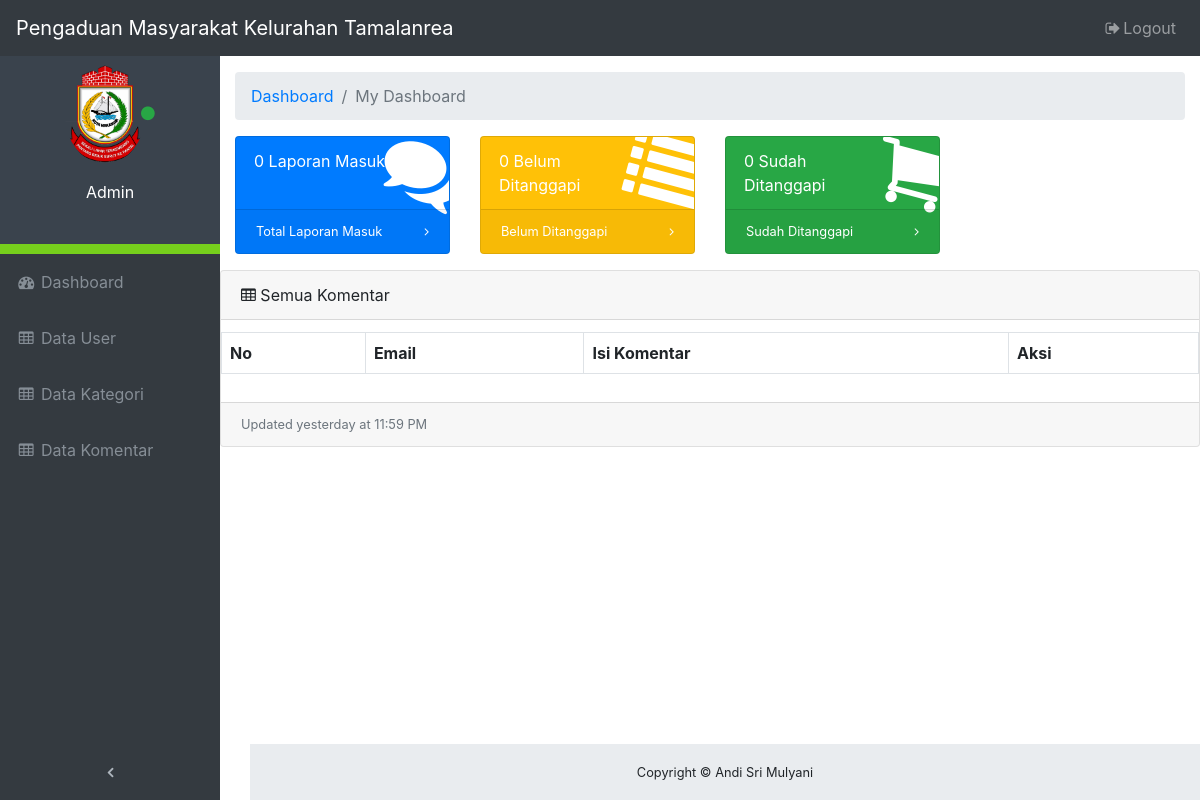
/komentar.php, run on an earlier commit of the app's database.
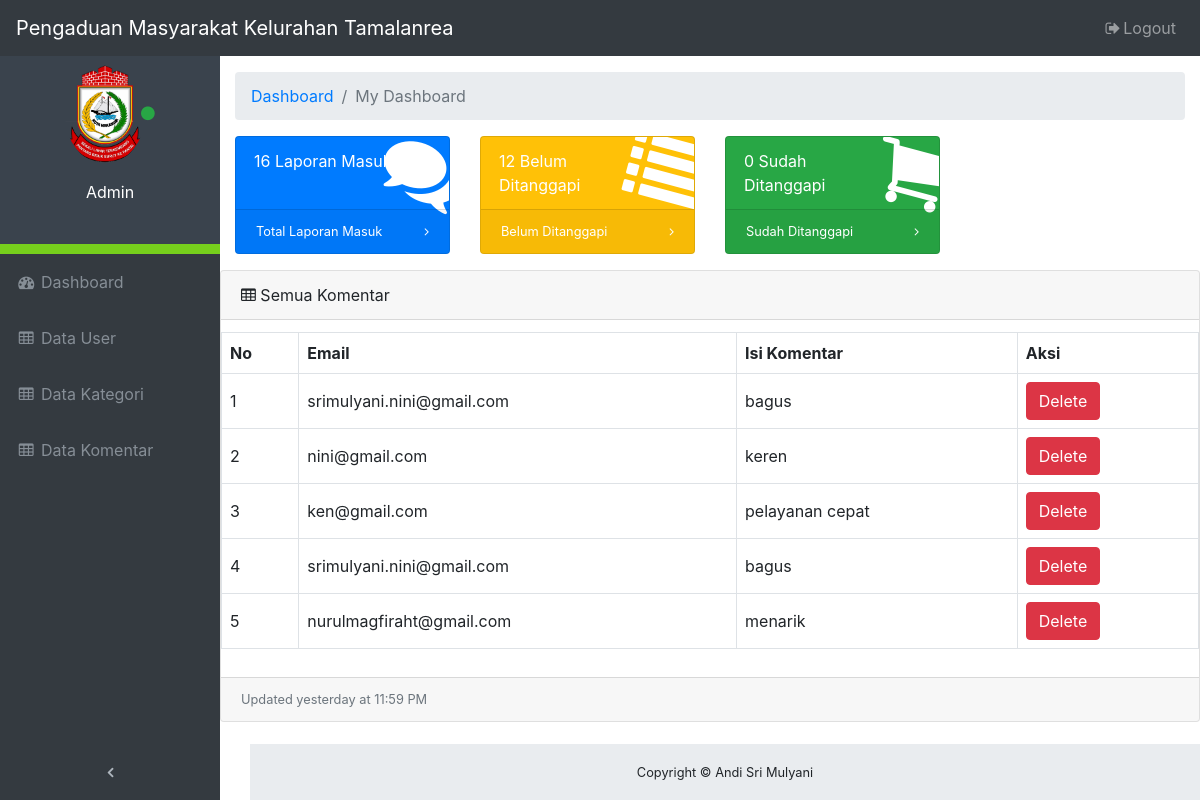
And on a later commit of the database.
### tables this page shows
CREATE TABLE `komentar` (
  `id_komentar` int(11) NOT NULL,
  `email` varchar(64) DEFAULT NULL,
  `isi_komentar` varchar(255) DEFAULT NULL
);

### komentar.php (the view, shortened to what the changed rows need)
<?php
    require_once("database.php");
    global $total_laporan_masuk, $total_laporan_menunggu, $total_laporan_ditanggapi;
    if ($id_admin > 0) {
        foreach($db->query("SELECT COUNT(*) FROM laporan WHERE laporan.tujuan = $id_admin") as $row) {
            $total_laporan_masuk = $row['COUNT(*)'];
        }
        foreach($db->query("SELECT COUNT(*) FROM laporan WHERE status = \"Ditanggapi\" AND laporan.tujuan = $id_admin") as $row) {
            $total_laporan_ditanggapi = $row['COUNT(*)'];
        }
        foreach($koneksi>query("SELECT COUNT(*) FROM laporan WHERE status = \"Menunggu\" AND laporan.tujuan = $id_admin") as $row) {
            $total_laporan_menunggu = $row['COUNT(*)'];
        }
    } else {
        foreach($koneksi->query("SELECT COUNT(*) FROM laporan") as $row) {
            $total_laporan_masuk = $row['COUNT(*)'];
        }
        foreach($koneksi->query("SELECT COUNT(*) FROM laporan WHERE status = \"Menunggu\"") as $row) {
            $total_laporan_menunggu = $row['COUNT(*)'];
        }
    }
 ?>
<!DOCTYPE html>
<html lang="en">
<head>
    <link href="vendor/bootstrap/css/bootstrap.css" rel="stylesheet">
    <link href="vendor/font-awesome/css/font-awesome.min.css" rel="stylesheet" type="text/css">
    <link href="vendor/datatables/dataTables.bootstrap4.css" rel="stylesheet">
    <link href="css/admin.css" rel="stylesheet">
</head>
<body class="fixed-nav sticky-footer" id="page-top">
    <div class="content-wrapper">
        <div class="container-fluid">
            <div class="row">
                <div class="col-xl-3 col-sm-6 mb-3">
                    <div class="card text-white bg-primary o-hidden h-100">
                        <div class="card-body">
                            <div class="card-body-icon">
                                <i class="fa fa-fw fa-comments"></i>
                            </div>
                            <div class="mr-5"><?php echo $total_laporan_masuk; ?> Laporan Masuk</div>
                        </div>
                    </div>
                </div>
                <div class="col-xl-3 col-sm-6 mb-3">
                    <div class="card text-white bg-warning o-hidden h-100">
                        <div class="card-body">
                            <div class="card-body-icon">
                                <i class="fa fa-fw fa-list"></i>
                            </div>
                            <div class="mr-5"><?php echo $total_laporan_menunggu; ?> Belum Ditanggapi</div>
                        </div>
                    </div>
                </div>
                </div>
            </div>
            <div class="card mb-3">
                <div class="card-body">
                    <div class="table-responsive">
                        <table class="table table-bordered" id="dataTable" width="100%" cellspacing="0">
                            <thead>
                                <tr>
                                    <th>No</th>
                                    <th>Email</th>
                                    <th>Isi Komentar</th>
                                    <th>Aksi</th>
                                </tr>
                            </thead>
                            <tbody>
                                <?php
                                $statement = $koneksi->query("SELECT * FROM komentar ORDER BY id_komentar DESC");
                                $no = 1;
                            foreach ($statement as $key ) {
                                ?>
                                <tr>
                                    <td><?php echo $no++ ?></td>
                                    <td><?php echo $key['email']; ?></td>
                                    <td><?php echo $key['isi_komentar']; ?></td>
                                    <td>
                                    <a class="btn btn-danger" href="?action=delete&id=<?= $key['id_komentar'] ?>" onclick="return confirm('Are you sure you want to delete this item?')">Delete</a>
                                    </td>
                                </tr>
                                <?php
                            }
                            ?>
                            </tbody>
                        </table>
                    </div>
                </div>
            </div>
        </div>
</body>
</html>

What changed in the data, as far as the page shows it:
added komentar: email "srimulyani.nini@gmail.com", isi_komentar "bagus"
added komentar: email "nini@gmail.com", isi_komentar "keren"
added komentar: email "ken@gmail.com", isi_komentar "pelayanan cepat"
added komentar: email "srimulyani.nini@gmail.com", isi_komentar "bagus"
added komentar: email "nurulmagfiraht@gmail.com", isi_komentar "menarik"
Also different on the page:
$total_laporan_masuk: "0" → "16"
$total_laporan_menunggu: "0" → "12"
